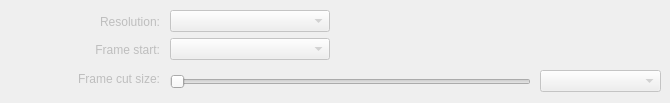
      <widget class="QWidget" name="tab_decode_config_2">
       <property name="enabled">
        <bool>false</bool>
       </property>
       <attribute name="title">
        <string>Frame</string>
       </attribute>
       <widget class="QWidget" name="verticalLayoutWidget_14">
        <property name="geometry">
         <rect>
          <x>0</x>
          <y>10</y>
          <width>160</width>
          <height>80</height>
         </rect>
        </property>
        <layout class="QVBoxLayout" name="verticalLayout_16">
         <item>
          <widget class="QLabel" name="label_7">
           <property name="text">
            <string>Resolution:</string>
           </property>
           <property name="alignment">
            <set>Qt::AlignRight|Qt::AlignTrailing|Qt::AlignVCenter</set>
           </property>
          </widget>
         </item>
         <item>
          <widget class="QLabel" name="label_1">
           <property name="text">
            <string>Frame start:</string>
           </property>
           <property name="alignment">
            <set>Qt::AlignRight|Qt::AlignTrailing|Qt::AlignVCenter</set>
           </property>
          </widget>
         </item>
         <item>
          <widget class="QLabel" name="label_3">
           <property name="text">
            <string>Frame cut size:</string>
           </property>
           <property name="alignment">
            <set>Qt::AlignRight|Qt::AlignTrailing|Qt::AlignVCenter</set>
           </property>
          </widget>
         </item>
        </layout>
       </widget>
       <widget class="QWidget" name="verticalLayoutWidget_15">
        <property name="geometry">
         <rect>
          <x>170</x>
          <y>10</y>
          <width>160</width>
          <height>51</height>
         </rect>
        </property>
        <layout class="QVBoxLayout" name="verticalLayout_17">
         <item>
          <widget class="QComboBox" name="comboBox_decode_resolution"/>
         </item>
         <item>
          <widget class="QComboBox" name="comboBox_decode_frame_start"/>
         </item>
        </layout>
       </widget>
       <widget class="QWidget" name="verticalLayoutWidget_16">
        <property name="geometry">
         <rect>
          <x>170</x>
          <y>70</y>
          <width>361</width>
          <height>24</height>
         </rect>
        </property>
        <layout class="QVBoxLayout" name="verticalLayout_18">
         <item>
          <widget class="QSlider" name="horizontalSlider_decode_frame_size_cut">
           <property name="maximum">
            <number>5</number>
           </property>
           <property name="singleStep">
            <number>0</number>
           </property>
           <property name="pageStep">
            <number>0</number>
           </property>
           <property name="orientation">
            <enum>Qt::Horizontal</enum>
           </property>
          </widget>
         </item>
        </layout>
       </widget>
       <widget class="QWidget" name="verticalLayoutWidget_17">
        <property name="geometry">
         <rect>
          <x>540</x>
          <y>70</y>
          <width>121</width>
          <height>23</height>
         </rect>
        </property>
        <layout class="QVBoxLayout" name="verticalLayout_19">
         <item>
          <widget class="QComboBox" name="comboBox_decode_frame_size_cut"/>
         </item>
        </layout>
       </widget>
      </widget>
